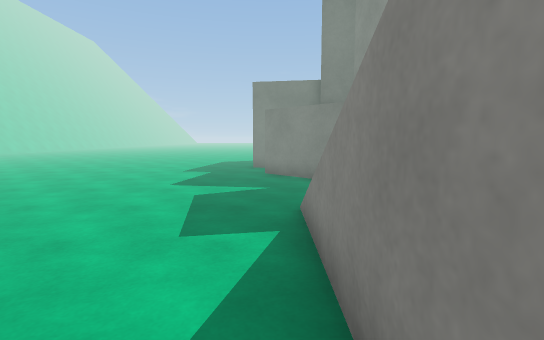
view 1 (above)

21 first-person views from a walk through a scene from a Unity 3-D project. The camera is 1.3 m above the floor, tilts 6° down and sees 85° across. The floor is counted in squares, 1 m on a side. Each view is taken from the middle of a square. On the plan, view 1 faces up. The plan holds only what a view shows up to about 14 squares ahead; the rest is blank. The place goes on beyond the plan. The player is left out. Some surface patterns are stand-ins.

view 2
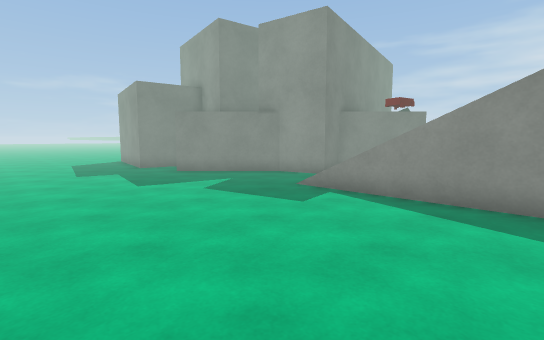

view 3
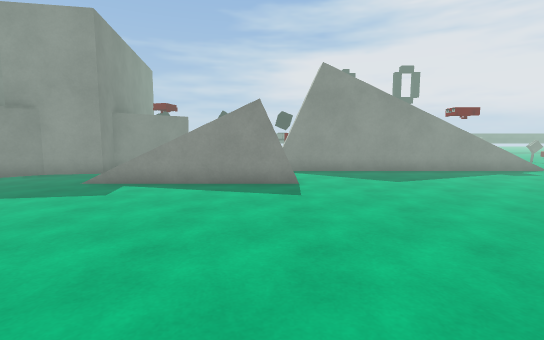

view 4
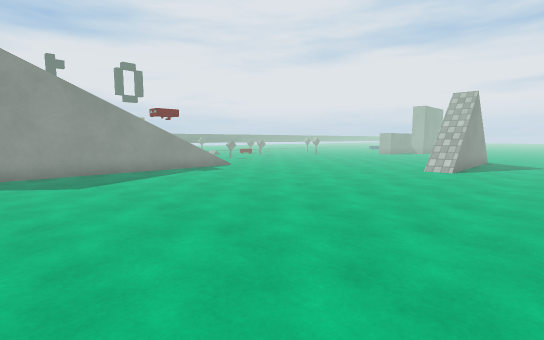

view 5
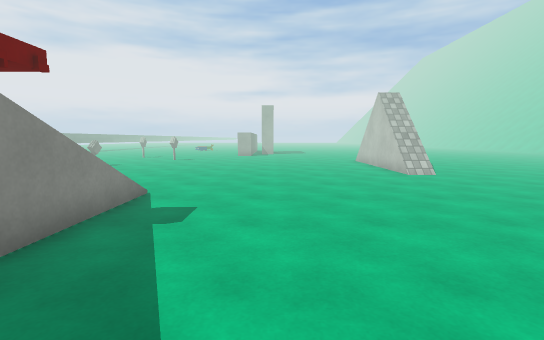

view 6
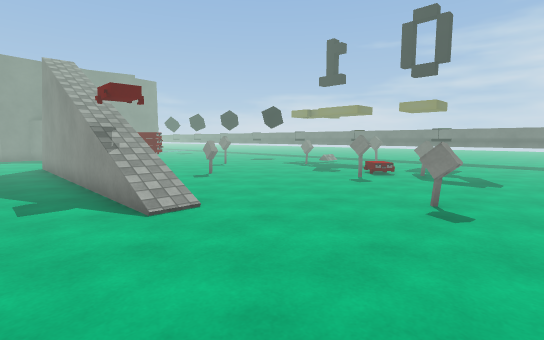

view 7
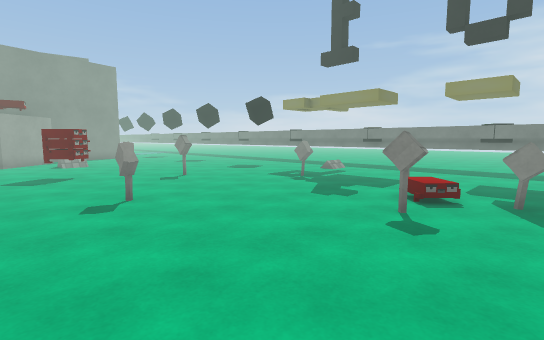

view 8
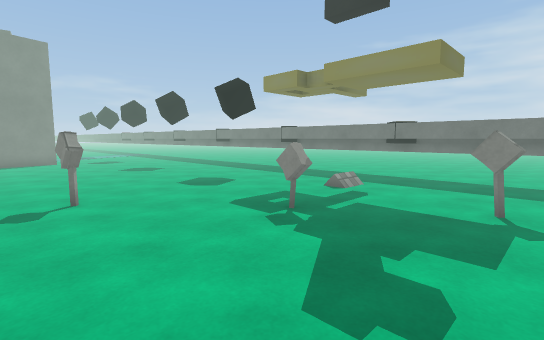

view 9
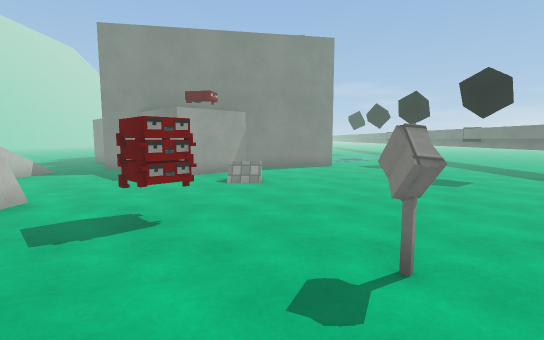

view 10
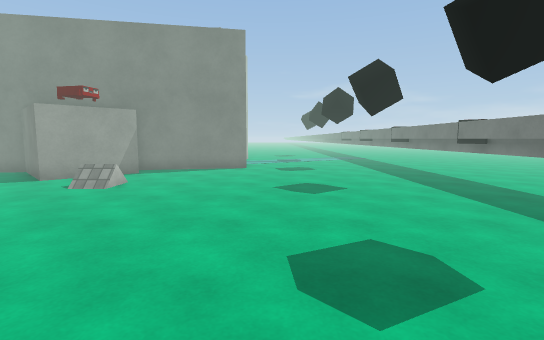

view 11
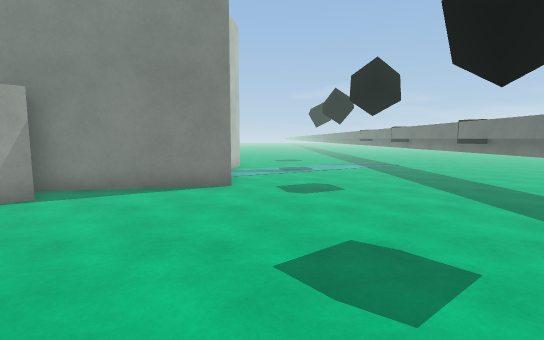

view 12
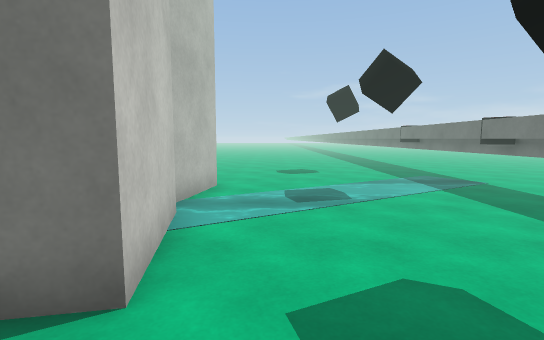

view 13
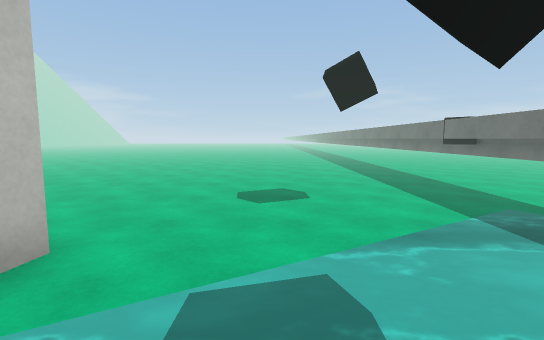

view 14
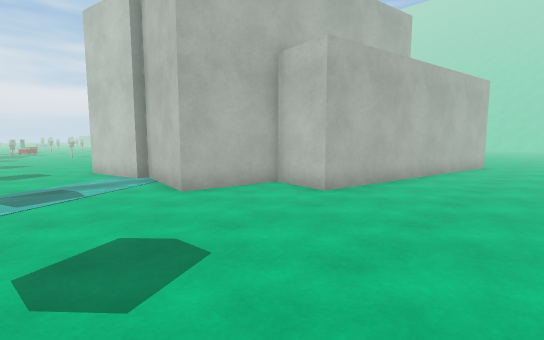

view 15
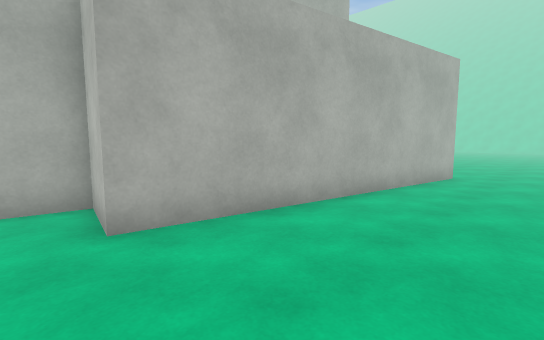

view 16
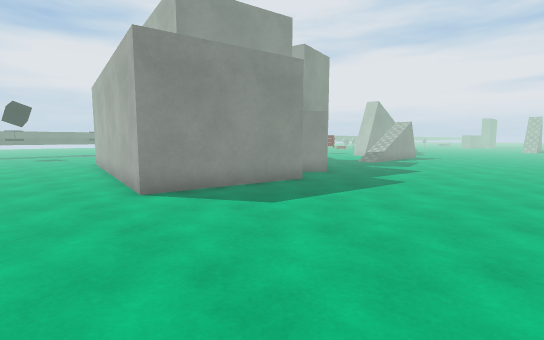

view 17
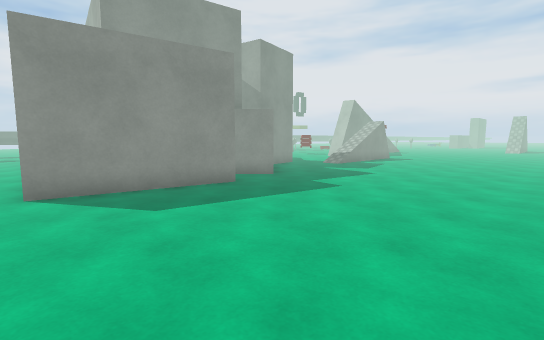

view 18
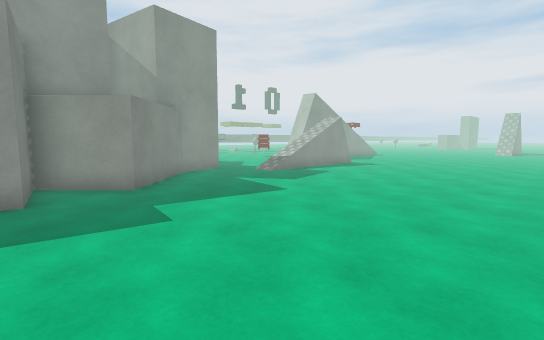

view 19
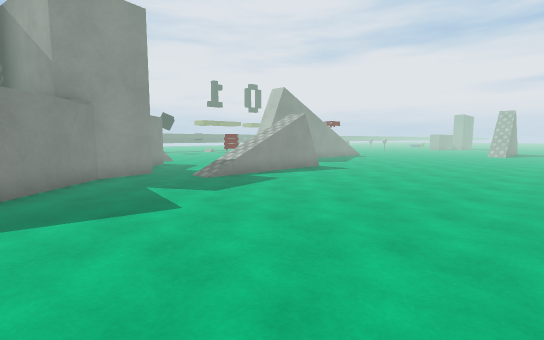

view 20
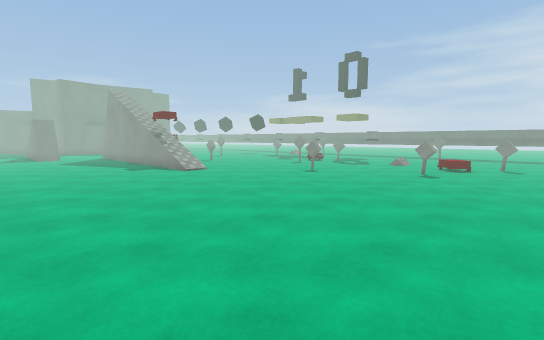

view 21
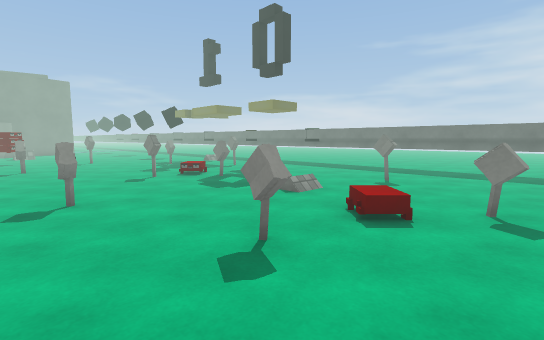

### Floor plan
Points are (right, up) in squares from view 1. A wall is a line through its corners. A room is listed if a view was taken in it or the views show most of it. See-through windows are left out.
Room 1 (views 1, 2, 3, 4, 5, 6, 7, 8, 9, 10, 11, 12, 13, 14, 15, 16, 17, 18, 19, 20, 21)
walls: (5, 0) (5, -0.6); (0.5, -0.8) (0.5, 0.5); (6.6, 4.3) (4.4, 6.6) (3, 6.3) (2.7, 8.3) (-0.3, 11.2) (1.6, 13) (-0.9, 13.4) (0, 18.4) (9.8, 16.7) (9.5, 14.8) (12.5, 14.3) (11.9, 11.1); (4, -8.6) (4, -0.2); (9, 6.3) (8, 5.3); (12.3, 11.1) (12.9, 8.2) (8, 7.3); (20.3, -5.6) (20.3, -1.5); (20.3, 1.9) (20.3, 3.5); (20.3, 4.4) (20.3, 8.5); (20.3, -10.6) (20.3, -6.5); (20.3, -12.4) (20.3, -11.5); (20.3, 9.4) (20.3, 13.5); (20.3, -15.2) (20.3, -14.4); (20.3, 14.4) (20.3, 18.5); (19.6, -20.5) (19.6, 21.5); (20.3, -20.5) (20.3, -15.4); (20.3, 19.4) (20.3, 21.5)
objects: other object (4, -8); other object (7, 5); other object (8, -15) to (8, -14); other object (8, -7) to (8, -6); other object (8, -2) to (9, -1); other object (8, 5); other object (9, -19) to (10, -18); other object (10, 3); other object (11, -11); other object (11, -3); other object (12, -19); other object (13, -20); other object (13, -13) to (13, -12); other object (13, -11); other object (14, -7) to (14, -6); other object (16, -17); other object (16, -9)

Positions as (right, up) in squares from view 1, and headings:
1: (0, 0), facing up
2: (-6, 0), facing up-right
3: (-8, 0), facing right
4: (-8, -2), facing down-right
5: (1, -4), facing down
6: (2, -16), facing up-right
7: (6, -13), facing up-right
8: (10, -10), facing up-right
9: (10, -6), facing up
10: (14, -5), facing up
11: (14, 0), facing up
12: (14, 6), facing up
13: (15, 11), facing up
14: (16, 21), facing down-left
15: (11, 21), facing down-left
16: (-7, 21), facing down-right
17: (-8, 19), facing down-right
18: (-8, 14), facing down-right
19: (-8, 11), facing down-right
20: (-2, -22), facing up-right
21: (7, -21), facing up-right
